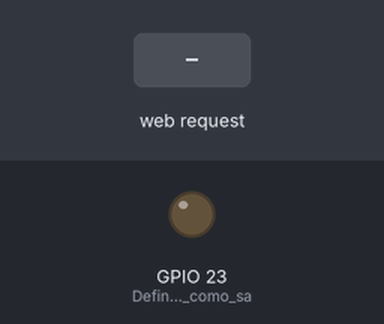
A sketch run on a simulated ESP32. Parts: output pins drawn as LEDs (lit = HIGH). The inputs (shaded band) are chosen by the test bench. What the sketch prints to the serial monitor is not drawn.

Above: at 1.2 s.
1.3 s: HTTP request GET /ligar received
At 2.4 s:
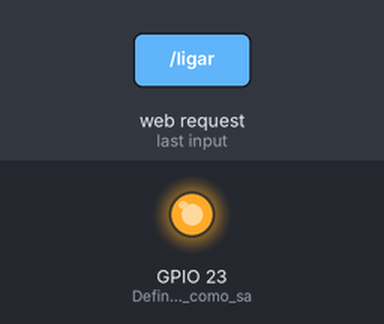
2.8 s: HTTP request GET /desligar received
At 3.6 s:
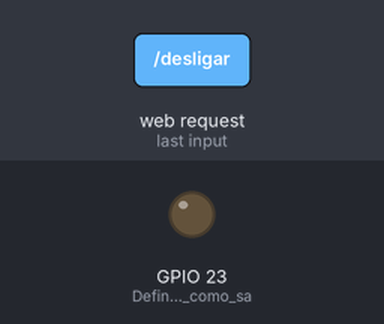
Timing chart, 0 to 5.8 s (numbered marks = the images above; inputs shaded):
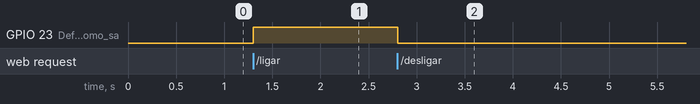

Measured:
- after the input at 1.3 s, GPIO 23 (Define_a_porta_23_como_sa): LOW → HIGH at once
- after the input at 2.8 s, GPIO 23 (Define_a_porta_23_como_sa): HIGH → LOW at once

The sketch:

Exemplo_01.ino
```cpp
/*
 * Pontos de Acesso com ESP32
 * Miguel Sena - blog.eletrogate.com
 */

#include <WiFi.h> //Inclui a biblioteca

const char* ssid = "ESP32-AP"; //Define o nome do ponto de acesso
const char* pass = "12345678"; //Define a senha

WiFiServer sv(80); //Cria um servidor na porta 80

void setup() {
  Serial.begin(115200); //Inicia o monitor serial
  pinMode(23, OUTPUT);  //Define a porta 23 como saída
  delay(10);  //Atraso de 10 milissegundos

  Serial.println("\n"); //Pula uma linha
  WiFi.softAP(ssid, pass); //Inicia o ponto de acesso
  Serial.print("Se conectando a: "); //Imprime mensagem sobre o nome do ponto de acesso
  Serial.println(ssid);

  IPAddress ip = WiFi.softAPIP(); //Endereço de IP

  Serial.print("Endereço de IP: "); //Imprime o endereço de IP
  Serial.println(ip);

  sv.begin(); //Inicia o servidor
  Serial.println("Servidor online"); //Imprime a mensagem de início
}

void loop() {
  WiFiClient client = sv.available(); //Cria o objeto cliente

  if (client) { //Se este objeto estiver disponível
    String line = ""; //Variável para armazenar os dados recebidos

    while (client.connected()) { //Enquanto estiver conectado
      if (client.available()) { //Se estiver disponível
        char c = client.read(); //Lê os caracteres recebidos
        if (c == '\n') { //Se houver uma quebra de linha
          if (line.length() == 0) { //Se a nova linha tiver 0 de tamanho
            client.println("HTTP/1.1 200 OK"); //Envio padrão de início de comunicação
            client.println("Content-type:text/html");
            client.println();

            client.print("Ligue o led clicando <a href=\"/ligar\">aqui</a><br>"); //Linha para ligar o led
            client.print("Desligue o led clicando <a href=\"/desligar\">aqui</a><br>"); //Linha para desligar o led

            client.println();
            break;
          } else {
            line = "";
          }
        } else if (c != '\r') {
          line += c; //Adiciona o caractere recebido à linha de leitura
        }

        if (line.endsWith("GET /ligar")) { //Se a linha terminar com "/ligar", liga o led
          digitalWrite(23, HIGH);
        }
        if (line.endsWith("GET /desligar")) { //Se a linha terminar com "/desligar", desliga o led
          digitalWrite(23, LOW);
        }
      }
    }

    client.stop(); //Para o cliente
  }
}
```
